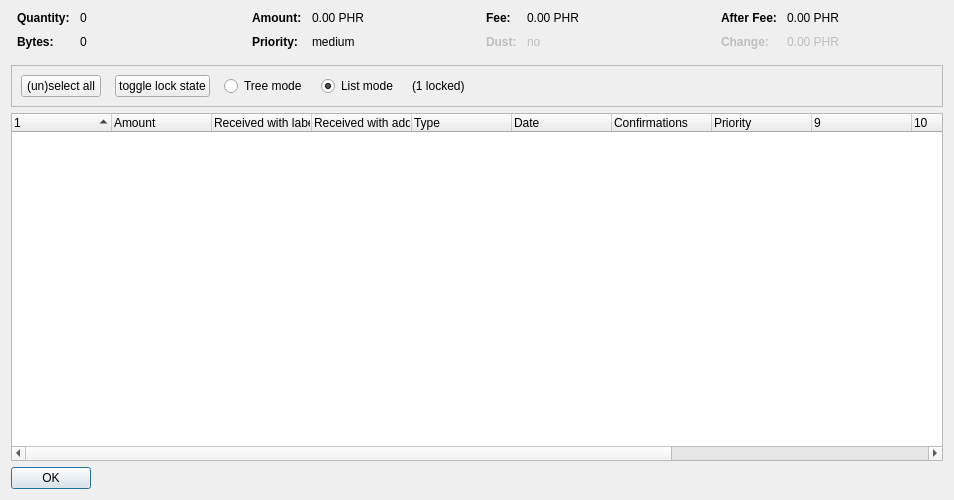
<?xml version="1.0" encoding="UTF-8"?>
<ui version="4.0">
 <class>CoinControlDialog</class>
 <widget class="QDialog" name="CoinControlDialog">
  <property name="geometry">
   <rect>
    <x>0</x>
    <y>0</y>
    <width>954</width>
    <height>500</height>
   </rect>
  </property>
  <property name="windowTitle">
   <string>Coin Selection</string>
  </property>
  <layout class="QVBoxLayout" name="verticalLayout">
   <item>
    <layout class="QHBoxLayout" name="horizontalLayoutTop" stretch="0,0,0,0">
     <property name="topMargin">
      <number>0</number>
     </property>
     <property name="bottomMargin">
      <number>10</number>
     </property>
     <item>
      <layout class="QFormLayout" name="formLayoutCoinControl1">
       <property name="horizontalSpacing">
        <number>10</number>
       </property>
       <property name="verticalSpacing">
        <number>10</number>
       </property>
       <property name="leftMargin">
        <number>6</number>
       </property>
       <property name="rightMargin">
        <number>6</number>
       </property>
       <item row="0" column="0">
        <widget class="QLabel" name="labelCoinControlQuantityText">
         <property name="font">
          <font>
           <weight>75</weight>
           <bold>true</bold>
          </font>
         </property>
         <property name="text">
          <string>Quantity:</string>
         </property>
        </widget>
       </item>
       <item row="0" column="1">
        <widget class="QLabel" name="labelCoinControlQuantity">
         <property name="cursor">
          <cursorShape>IBeamCursor</cursorShape>
         </property>
         <property name="contextMenuPolicy">
          <enum>Qt::ActionsContextMenu</enum>
         </property>
         <property name="text">
          <string notr="true">0</string>
         </property>
         <property name="textInteractionFlags">
          <set>Qt::LinksAccessibleByMouse|Qt::TextSelectableByKeyboard|Qt::TextSelectableByMouse</set>
         </property>
        </widget>
       </item>
       <item row="1" column="0">
        <widget class="QLabel" name="labelCoinControlBytesText">
         <property name="font">
          <font>
           <weight>75</weight>
           <bold>true</bold>
          </font>
         </property>
         <property name="text">
          <string>Bytes:</string>
         </property>
        </widget>
       </item>
       <item row="1" column="1">
        <widget class="QLabel" name="labelCoinControlBytes">
         <property name="cursor">
          <cursorShape>IBeamCursor</cursorShape>
         </property>
         <property name="contextMenuPolicy">
          <enum>Qt::ActionsContextMenu</enum>
         </property>
         <property name="text">
          <string notr="true">0</string>
         </property>
         <property name="textInteractionFlags">
          <set>Qt::LinksAccessibleByMouse|Qt::TextSelectableByKeyboard|Qt::TextSelectableByMouse</set>
         </property>
        </widget>
       </item>
      </layout>
     </item>
     <item>
      <layout class="QFormLayout" name="formLayoutCoinControl2">
       <property name="horizontalSpacing">
        <number>10</number>
       </property>
       <property name="verticalSpacing">
        <number>10</number>
       </property>
       <property name="leftMargin">
        <number>6</number>
       </property>
       <property name="rightMargin">
        <number>6</number>
       </property>
       <item row="0" column="0">
        <widget class="QLabel" name="labelCoinControlAmountText">
         <property name="font">
          <font>
           <weight>75</weight>
           <bold>true</bold>
          </font>
         </property>
         <property name="text">
          <string>Amount:</string>
         </property>
        </widget>
       </item>
       <item row="0" column="1">
        <widget class="QLabel" name="labelCoinControlAmount">
         <property name="cursor">
          <cursorShape>IBeamCursor</cursorShape>
         </property>
         <property name="contextMenuPolicy">
          <enum>Qt::ActionsContextMenu</enum>
         </property>
         <property name="text">
          <string notr="true">0.00 PHR</string>
         </property>
         <property name="textInteractionFlags">
          <set>Qt::LinksAccessibleByMouse|Qt::TextSelectableByKeyboard|Qt::TextSelectableByMouse</set>
         </property>
        </widget>
       </item>
       <item row="1" column="0">
        <widget class="QLabel" name="labelCoinControlPriorityText">
         <property name="font">
          <font>
           <weight>75</weight>
           <bold>true</bold>
          </font>
         </property>
         <property name="text">
          <string>Priority:</string>
         </property>
        </widget>
       </item>
       <item row="1" column="1">
        <widget class="QLabel" name="labelCoinControlPriority">
         <property name="cursor">
          <cursorShape>IBeamCursor</cursorShape>
         </property>
         <property name="contextMenuPolicy">
          <enum>Qt::ActionsContextMenu</enum>
         </property>
         <property name="text">
          <string>medium</string>
         </property>
         <property name="textInteractionFlags">
          <set>Qt::LinksAccessibleByMouse|Qt::TextSelectableByKeyboard|Qt::TextSelectableByMouse</set>
         </property>
        </widget>
       </item>
      </layout>
     </item>
     <item>
      <layout class="QFormLayout" name="formLayoutCoinControl3">
       <property name="horizontalSpacing">
        <number>10</number>
       </property>
       <property name="verticalSpacing">
        <number>10</number>
       </property>
       <property name="leftMargin">
        <number>6</number>
       </property>
       <property name="rightMargin">
        <number>6</number>
       </property>
       <item row="0" column="0">
        <widget class="QLabel" name="labelCoinControlFeeText">
         <property name="font">
          <font>
           <weight>75</weight>
           <bold>true</bold>
          </font>
         </property>
         <property name="text">
          <string>Fee:</string>
         </property>
        </widget>
       </item>
       <item row="0" column="1">
        <widget class="QLabel" name="labelCoinControlFee">
         <property name="cursor">
          <cursorShape>IBeamCursor</cursorShape>
         </property>
         <property name="contextMenuPolicy">
          <enum>Qt::ActionsContextMenu</enum>
         </property>
         <property name="text">
          <string notr="true">0.00 PHR</string>
         </property>
         <property name="textInteractionFlags">
          <set>Qt::LinksAccessibleByMouse|Qt::TextSelectableByKeyboard|Qt::TextSelectableByMouse</set>
         </property>
        </widget>
       </item>
       <item row="1" column="0">
        <widget class="QLabel" name="labelCoinControlLowOutputText">
         <property name="enabled">
          <bool>false</bool>
         </property>
         <property name="font">
          <font>
           <weight>75</weight>
           <bold>true</bold>
          </font>
         </property>
         <property name="text">
          <string>Dust:</string>
         </property>
        </widget>
       </item>
       <item row="1" column="1">
        <widget class="QLabel" name="labelCoinControlLowOutput">
         <property name="enabled">
          <bool>false</bool>
         </property>
         <property name="cursor">
          <cursorShape>IBeamCursor</cursorShape>
         </property>
         <property name="contextMenuPolicy">
          <enum>Qt::ActionsContextMenu</enum>
         </property>
         <property name="text">
          <string>no</string>
         </property>
         <property name="textInteractionFlags">
          <set>Qt::LinksAccessibleByMouse|Qt::TextSelectableByKeyboard|Qt::TextSelectableByMouse</set>
         </property>
        </widget>
       </item>
      </layout>
     </item>
     <item>
      <layout class="QFormLayout" name="formLayoutCoinControl4">
       <property name="horizontalSpacing">
        <number>10</number>
       </property>
       <property name="verticalSpacing">
        <number>10</number>
       </property>
       <property name="leftMargin">
        <number>6</number>
       </property>
       <property name="rightMargin">
        <number>6</number>
       </property>
       <item row="0" column="0">
        <widget class="QLabel" name="labelCoinControlAfterFeeText">
         <property name="font">
          <font>
           <weight>75</weight>
           <bold>true</bold>
          </font>
         </property>
         <property name="text">
          <string>After Fee:</string>
         </property>
        </widget>
       </item>
       <item row="0" column="1">
        <widget class="QLabel" name="labelCoinControlAfterFee">
         <property name="cursor">
          <cursorShape>IBeamCursor</cursorShape>
         </property>
         <property name="contextMenuPolicy">
          <enum>Qt::ActionsContextMenu</enum>
         </property>
         <property name="text">
          <string notr="true">0.00 PHR</string>
         </property>
         <property name="textInteractionFlags">
          <set>Qt::LinksAccessibleByMouse|Qt::TextSelectableByKeyboard|Qt::TextSelectableByMouse</set>
         </property>
        </widget>
       </item>
       <item row="1" column="0">
        <widget class="QLabel" name="labelCoinControlChangeText">
         <property name="enabled">
          <bool>false</bool>
         </property>
         <property name="font">
          <font>
           <weight>75</weight>
           <bold>true</bold>
          </font>
         </property>
         <property name="text">
          <string>Change:</string>
         </property>
        </widget>
       </item>
       <item row="1" column="1">
        <widget class="QLabel" name="labelCoinControlChange">
         <property name="enabled">
          <bool>false</bool>
         </property>
         <property name="cursor">
          <cursorShape>IBeamCursor</cursorShape>
         </property>
         <property name="contextMenuPolicy">
          <enum>Qt::ActionsContextMenu</enum>
         </property>
         <property name="text">
          <string notr="true">0.00 PHR</string>
         </property>
         <property name="textInteractionFlags">
          <set>Qt::LinksAccessibleByMouse|Qt::TextSelectableByKeyboard|Qt::TextSelectableByMouse</set>
         </property>
        </widget>
       </item>
      </layout>
     </item>
    </layout>
   </item>
   <item>
    <widget class="QFrame" name="frame">
     <property name="minimumSize">
      <size>
       <width>0</width>
       <height>40</height>
      </size>
     </property>
     <property name="frameShape">
      <enum>QFrame::StyledPanel</enum>
     </property>
     <property name="frameShadow">
      <enum>QFrame::Sunken</enum>
     </property>
     <layout class="QHBoxLayout" name="horizontalLayout">
      <item>
       <layout class="QHBoxLayout" name="horizontalLayoutPanel" stretch="0,0,0,0,0,0">
        <property name="spacing">
         <number>14</number>
        </property>
        <item>
         <widget class="QPushButton" name="pushButtonSelectAll">
          <property name="sizePolicy">
           <sizepolicy hsizetype="Maximum" vsizetype="Fixed">
            <horstretch>0</horstretch>
            <verstretch>0</verstretch>
           </sizepolicy>
          </property>
          <property name="text">
           <string>(un)select all</string>
          </property>
          <property name="autoDefault">
           <bool>false</bool>
          </property>
         </widget>
        </item>
        <item>
         <widget class="QPushButton" name="pushButtonToggleLock">
          <property name="sizePolicy">
           <sizepolicy hsizetype="Maximum" vsizetype="Fixed">
            <horstretch>0</horstretch>
            <verstretch>0</verstretch>
           </sizepolicy>
          </property>
          <property name="text">
           <string>toggle lock state</string>
          </property>
          <property name="autoDefault">
           <bool>false</bool>
          </property>
         </widget>
        </item>
        <item>
         <widget class="QRadioButton" name="radioTreeMode">
          <property name="sizePolicy">
           <sizepolicy hsizetype="Maximum" vsizetype="Fixed">
            <horstretch>0</horstretch>
            <verstretch>0</verstretch>
           </sizepolicy>
          </property>
          <property name="text">
           <string>Tree mode</string>
          </property>
         </widget>
        </item>
        <item>
         <widget class="QRadioButton" name="radioListMode">
          <property name="sizePolicy">
           <sizepolicy hsizetype="Maximum" vsizetype="Fixed">
            <horstretch>0</horstretch>
            <verstretch>0</verstretch>
           </sizepolicy>
          </property>
          <property name="text">
           <string>List mode</string>
          </property>
          <property name="checked">
           <bool>true</bool>
          </property>
         </widget>
        </item>
        <item>
         <widget class="QLabel" name="labelLocked">
          <property name="text">
           <string>(1 locked)</string>
          </property>
         </widget>
        </item>
        <item>
         <spacer name="horizontalSpacer">
          <property name="orientation">
           <enum>Qt::Horizontal</enum>
          </property>
          <property name="sizeHint" stdset="0">
           <size>
            <width>40</width>
            <height>20</height>
           </size>
          </property>
         </spacer>
        </item>
       </layout>
      </item>
     </layout>
    </widget>
   </item>
   <item>
    <widget class="CoinControlTreeWidget" name="treeWidget">
     <property name="contextMenuPolicy">
      <enum>Qt::CustomContextMenu</enum>
     </property>
     <property name="sortingEnabled">
      <bool>false</bool>
     </property>
     <property name="columnCount">
      <number>13</number>
     </property>
     <attribute name="headerShowSortIndicator" stdset="0">
      <bool>true</bool>
     </attribute>
     <attribute name="headerStretchLastSection">
      <bool>false</bool>
     </attribute>
     <column>
      <property name="text">
       <string/>
      </property>
     </column>
     <column>
      <property name="text">
       <string>Amount</string>
      </property>
     </column>
     <column>
      <property name="text">
       <string>Received with label</string>
      </property>
     </column>
     <column>
      <property name="text">
       <string>Received with address</string>
      </property>
     </column>
     <column>
      <property name="text">
	<string>Type</string>
      </property>
     </column>
     <column>
      <property name="text">	 
       <string>Date</string>
      </property>
     </column>
     <column>
      <property name="text">
       <string>Confirmations</string>
      </property>
      <property name="toolTip">
       <string>Confirmed</string>
      </property>
     </column>
     <column>
      <property name="text">
       <string>Priority</string>
      </property>
     </column>
     <column>
      <property name="text">
       <string/>
      </property>
     </column>
     <column>
      <property name="text">
       <string/>
      </property>
     </column>
     <column>
      <property name="text">
       <string/>
      </property>
     </column>
     <column>
      <property name="text">
       <string/>
      </property>
     </column>
     <column>
      <property name="text">
       <string/>
      </property>
     </column>
    </widget>
   </item>
   <item>
    <widget class="QDialogButtonBox" name="buttonBox">
     <property name="sizePolicy">
      <sizepolicy hsizetype="Maximum" vsizetype="Fixed">
       <horstretch>0</horstretch>
       <verstretch>0</verstretch>
      </sizepolicy>
     </property>
     <property name="orientation">
      <enum>Qt::Horizontal</enum>
     </property>
     <property name="standardButtons">
      <set>QDialogButtonBox::Ok</set>
     </property>
    </widget>
   </item>
  </layout>
 </widget>
 <customwidgets>
  <customwidget>
   <class>CoinControlTreeWidget</class>
   <extends>QTreeWidget</extends>
   <header>coincontroltreewidget.h</header>
  </customwidget>
 </customwidgets>
 <resources/>
 <connections/>
</ui>
